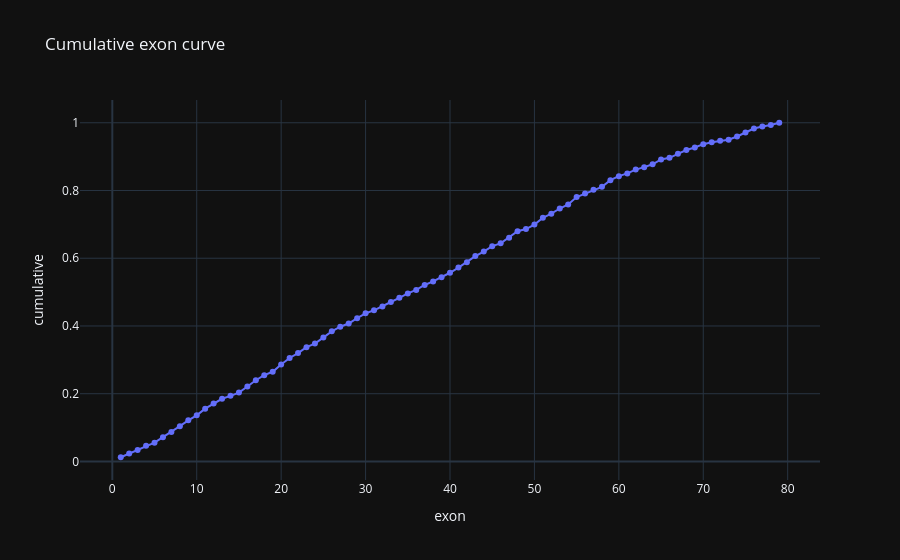

This figure's notebook cell:
### Markdown cell above
## 7. 📊 cumulative exon curve

### Code cell
tbl = d['exon_num'].dropna().astype(int).value_counts().sort_index().reset_index()
tbl.columns = ['exon', 'count']
tbl['cumulative'] = tbl['count'].cumsum() / tbl['count'].sum()
fig = px.line(tbl, x='exon', y='cumulative', markers=True, title='Cumulative exon curve')
fig.show()

### Figure 1 — Plotly figure (JSON) as saved in the notebook; plotly's stock layout.template omitted (floating-point values rounded to 4 significant figures)
{"data": [{"hovertemplate": "exon=%{x}<br>cumulative=%{y}<extra></extra>", "legendgroup": "", "line": {"color": "#636efa", "dash": "solid"}, "marker": {"symbol": "circle"}, "mode": "lines+markers", "name": "", "orientation": "v", "showlegend": false, "x": [1, 2, 3, 4, 5, 6, 7, 8, 9, 10, 11, 12, 13, 14, 15, 16, 17, 18, 19, 20, 21, 22, 23, 24, 25, 26, 27, 28, 29, 30, 31, 32, 33, 34, 35, 36, 37, 38, 39, 40, 41, 42, 43, 44, 45, 46, 47, 48, 49, 50, 51, 52, 53, 54, 55, 56, 57, 58, 59, 60, 61, 62, 63, 64, 65, 66, 67, 68, 69, 70, 71, 72, 73, 74, 75, 76, 77, 78, 79], "xaxis": "x", "y": [0.01243, 0.02352, 0.03388, 0.04604, 0.05542, 0.07172, 0.08686, 0.1042, 0.1214, 0.1362, 0.1558, 0.171, 0.1851, 0.1936, 0.2034, 0.2212, 0.2399, 0.2547, 0.2647, 0.2863, 0.3055, 0.3199, 0.3374, 0.348, 0.366, 0.3842, 0.3979, 0.4073, 0.4231, 0.4374, 0.4463, 0.4577, 0.4708, 0.4832, 0.4962, 0.5065, 0.5211, 0.5316, 0.5442, 0.5571, 0.5724, 0.5885, 0.6064, 0.6197, 0.6357, 0.644, 0.6608, 0.6796, 0.6862, 0.6993, 0.7195, 0.7316, 0.7468, 0.7589, 0.7805, 0.791, 0.8021, 0.8108, 0.8304, 0.8424, 0.8503, 0.8618, 0.869, 0.8773, 0.8916, 0.8965, 0.9084, 0.9194, 0.9269, 0.9367, 0.9425, 0.9471, 0.9501, 0.9595, 0.9713, 0.9831, 0.9889, 0.9932, 1.0], "yaxis": "y", "type": "scatter"}], "layout": {"xaxis": {"anchor": "y", "domain": [0.0, 1.0], "title": {"text": "exon"}}, "yaxis": {"anchor": "x", "domain": [0.0, 1.0], "title": {"text": "cumulative"}}, "legend": {"tracegroupgap": 0}, "title": {"text": "Cumulative exon curve"}}}
